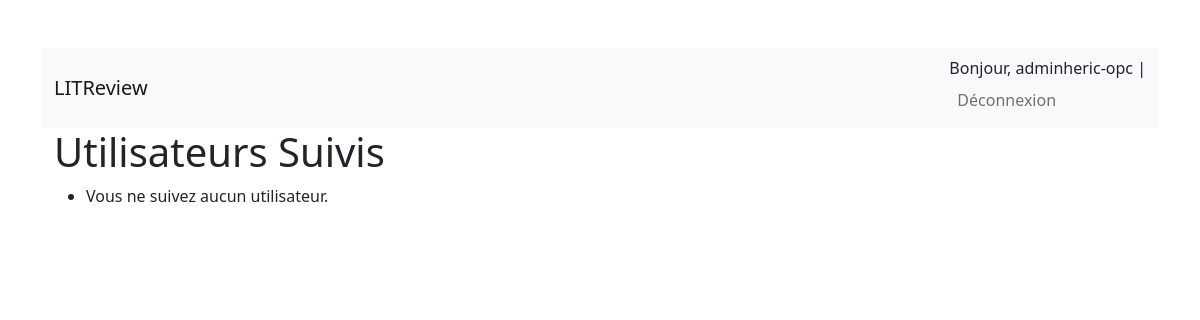
/feed/follows/ (signed in), run on an earlier commit of the app's database.
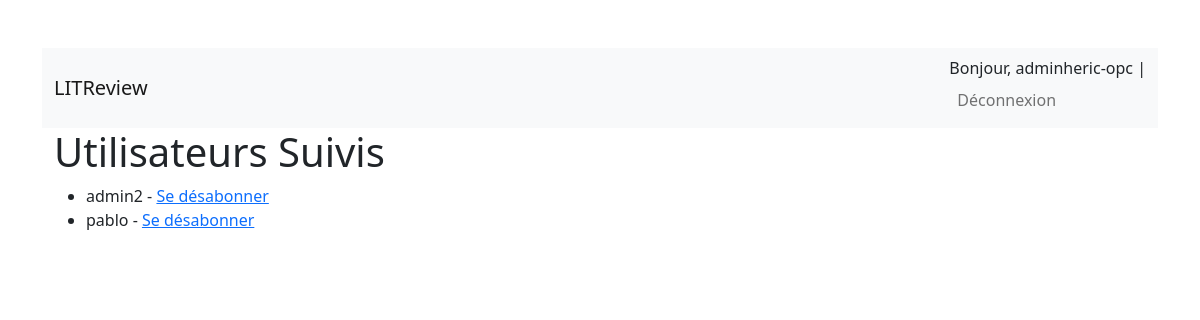
And on a later commit of the database.
### feed/models.py (models this page shows)
class UserFollows(models.Model):
    user = models.ForeignKey(settings.AUTH_USER_MODEL, on_delete=models.CASCADE, related_name='following')
    followed_user = models.ForeignKey(settings.AUTH_USER_MODEL, on_delete=models.CASCADE, related_name='followed_by')
    class Meta:
        unique_together = ('user', 'followed_user')

### accounts/models.py (models this page shows)
class User(AbstractUser):
    pass

### feed/views.py (the view)
# urls.py: path('follows/', UserFollowsCreateView.as_view(), name='follow_list'),
class UserFollowsCreateView(LoginRequiredMixin, ListView):
    model = UserFollows
    template_name = 'feed/user_follows.html'
    context_object_name = 'follows'
    def get_queryset(self):
        return UserFollows.objects.filter(user=self.request.user)

### feed/templates/feed/user_follows.html
{% extends 'base.html' %}
{% block content %}
<div class="container">
    <h1>Utilisateurs Suivis</h1>
    <ul>
        {% for follow in follows %}
        <li>{{ follow.followed_user.username }} - <a href="{% url 'feed:unfollow' follow.pk %}">Se désabonner</a></li>
        {% empty %}
        <li>Vous ne suivez aucun utilisateur.</li>
        {% endfor %}
    </ul>
</div>
{% endblock %}

What changed in the data, as far as the page shows it:
added UserFollows: followed_user.username "admin2"
added UserFollows: followed_user.username "pablo"
Also different on the page:
text no longer shown: "Vous ne suivez aucun utilisateur."
